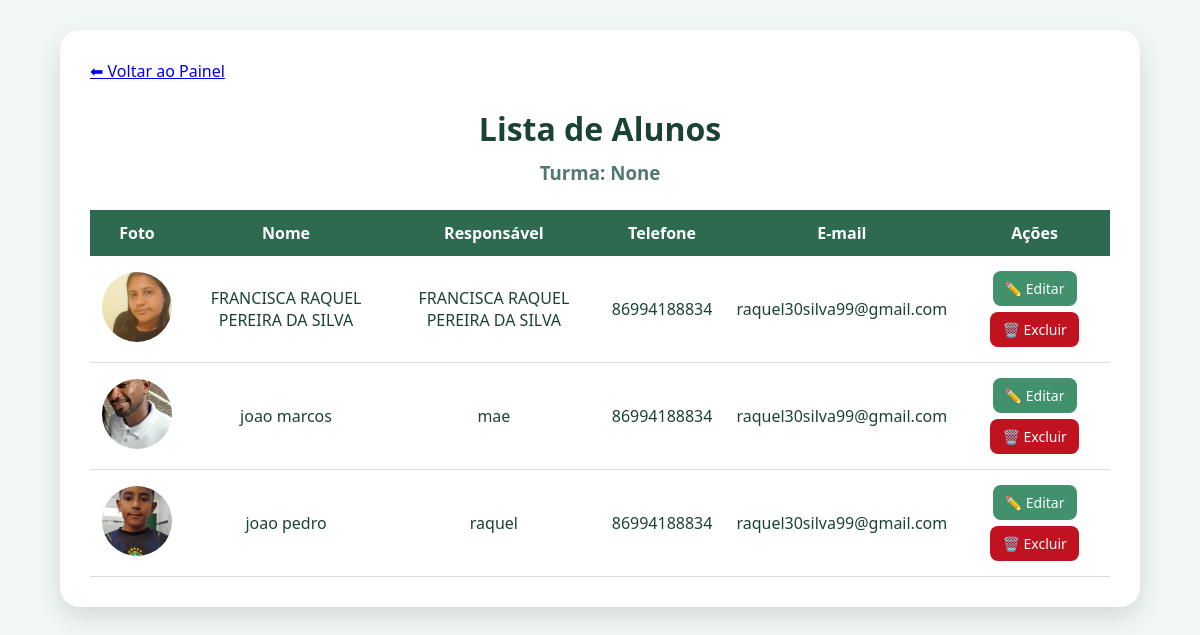
The app's page /alunos with its own data.
### tables this page shows
CREATE TABLE alunos(
    id INTEGER PRIMARY KEY AUTOINCREMENT,
    nome TEXT NOT NULL,
    turma_id INTEGER,
    foto TEXT,
    responsavel TEXT,
    telefone TEXT,
    email TEXT,
    FOREIGN KEY(turma_id) REFERENCES turmas(id)
);

### app.py (the view)
@app.route("/alunos")
def listar_alunos():
    banco = conectar()
    cursor = banco.cursor()
    cursor.execute("""

    SELECT
        id,
        nome,
        turma_id,
        foto,
        responsavel,
        telefone,
        email

    FROM alunos

    ORDER BY nome

    """)
    alunos = cursor.fetchall()
    banco.close()
    turma = session.get("turma")
    return render_template(
        "alunos.html",
        alunos=alunos,
        turma=turma
    )

### app.py (called while the page is built)
def conectar():
    caminho_banco = os.path.join(BASE_DIR, "instance", "banco.db")
    return sqlite3.connect(caminho_banco)

### templates/alunos.html (shortened to what this page needs)
<!DOCTYPE html>
<html lang="pt-BR">
<head>
<link rel="stylesheet" href="{{ url_for('static', filename='css/style.css') }}">
</head>
<body>
<div class="page-content">
<div class="lista-container">
<a href="/inicio" class="btn-voltar">
⬅ Voltar ao Painel
</a>
<h1>
Lista de Alunos
</h1>
<h3>
Turma: {{ turma }}
</h3>
<table class="tabela-alunos">
<thead>
<tr>
<th>
Foto
</th>
<th>
Nome
</th>
<th>
Responsável
</th>
<th>
Telefone
</th>
<th>
E-mail
</th>
<th>
Ações
</th>
</tr>
</thead>
<tbody>
{% for aluno in alunos %}
<tr>
<td>
<img
src="{{ url_for('static', filename='fotos/' + aluno[3]) }}"
class="foto-aluno">
</td>
<td>
{{ aluno[1] }}
</td>
<td>
{{ aluno[4] }}
</td>
<td>
{{ aluno[5] }}
</td>
<td>
{{ aluno[6] }}
</td>
<td>
<a href="/editar/{{ aluno[0] }}" class="btn-editar">
✏️ Editar
</a>
<a
href="/excluir/{{ aluno[0] }}"
onclick="return confirm('Tem certeza que deseja excluir este aluno?')"
class="btn-excluir">
🗑️ Excluir
</a>
</td>
</tr>
{% endfor %}
</tbody>
</table>
</div>
</div>
</body>
</html>

### static/css/style.css (style rules this page uses)
* { margin:0; padding:0; box-sizing:border-box; font-family:'Segoe UI', Arial, sans-serif; }
body { background:#f1f8f4; color:#1b4332; min-height:100vh; display:flex; flex-direction:column; }
.page-content { width:90%; max-width:1100px; margin:30px auto; flex:1; }
.lista-container { background:white; padding:30px; border-radius:20px; box-shadow:0 10px 25px rgba(0,0,0,.12); }
.lista-container h1 { text-align:center; color:#1b4332; margin:25px 0 10px; }
.lista-container h3 { text-align:center; color:#52796f; margin-bottom:25px; }
.tabela-alunos { width:100%; border-collapse:collapse; }
.tabela-alunos th { background:#2d6a4f; color:white; padding:12px; }
.tabela-alunos td { padding:12px; text-align:center; border-bottom:1px solid #ddd; }
.foto-aluno { width:70px; height:70px; object-fit:cover; border-radius:50%; }
.btn-editar, .btn-excluir { text-decoration:none; padding:8px 12px; border-radius:8px; color:white; font-size:14px; margin:3px; display:inline-block; }
.btn-editar { background:#40916c; }
.btn-excluir { background:#c1121f; }

### records on screen
alunos: foto (picture), nome "FRANCISCA RAQUEL PEREIRA DA SILVA", responsavel "FRANCISCA RAQUEL PEREIRA DA SILVA", telefone "86994188834", email "raquel30silva99@gmail.com"
alunos: foto (picture), nome "joao marcos", responsavel "mae", telefone "86994188834", email "raquel30silva99@gmail.com"
alunos: foto (picture), nome "joao pedro", responsavel "raquel", telefone "86994188834", email "raquel30silva99@gmail.com"

### other values on screen
{{ turma }} "None"
